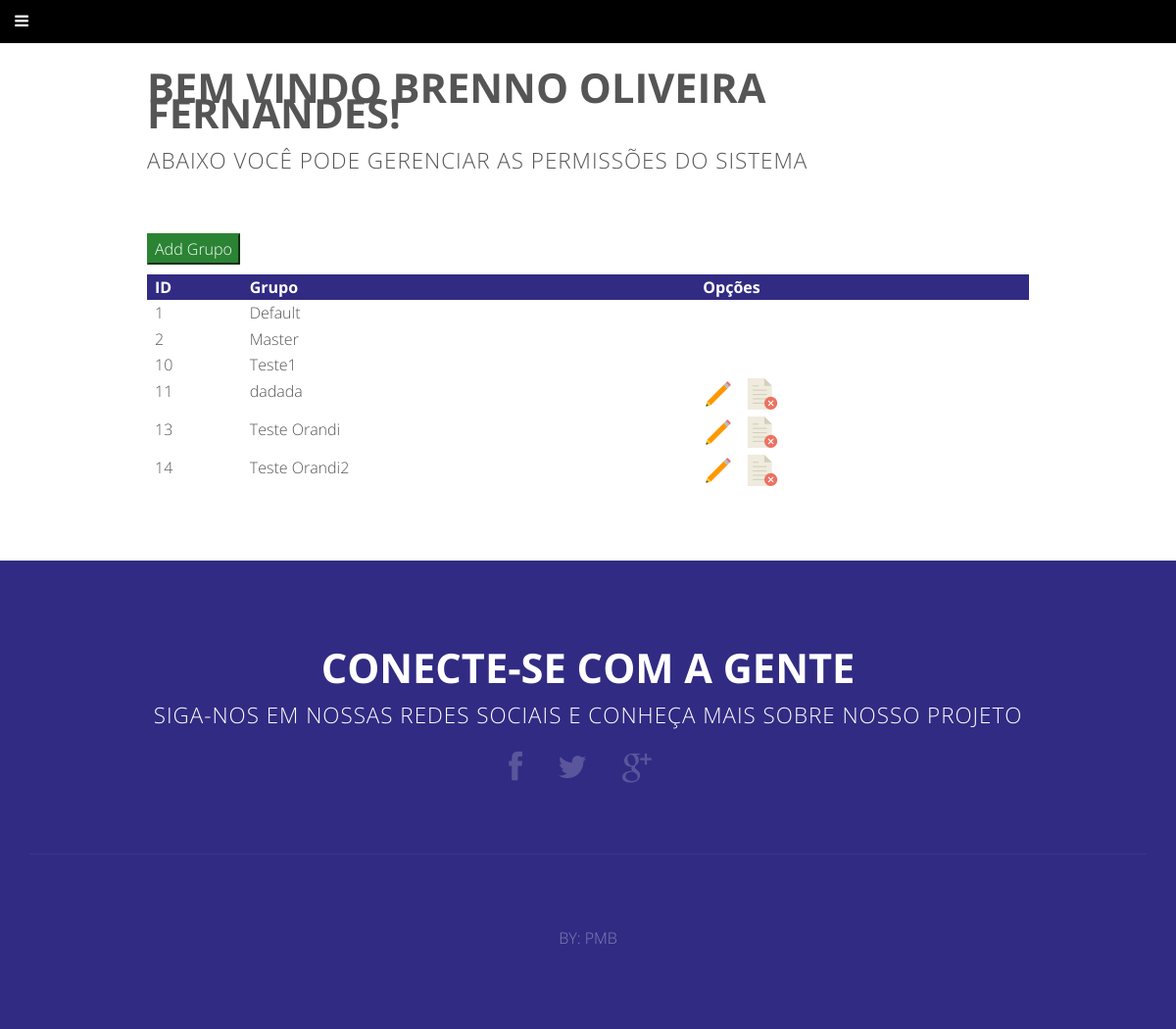
The app's page /projeto_inse/gerenciar_permiss.php (signed in), older data.
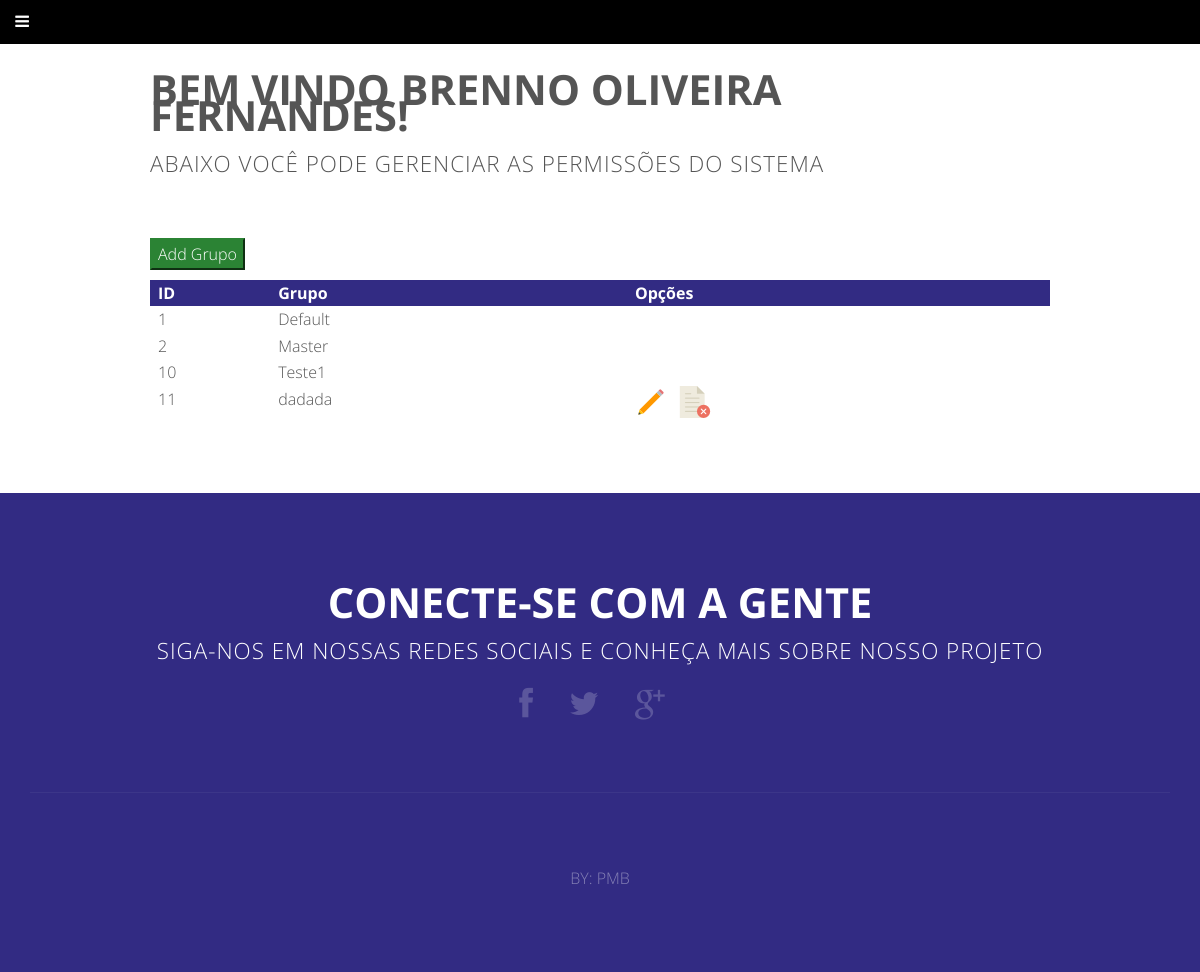
The same page, newer data.
### tables this page shows
CREATE TABLE IF NOT EXISTS `grupo` (
  `id` int(11) NOT NULL AUTO_INCREMENT,
  `grupo` varchar(45) NOT NULL,
  `empresa` int(11) NOT NULL,
  PRIMARY KEY (`id`),
  KEY `empresa_grupo` (`empresa`)
);

### projeto_inse/gerenciar_permiss.php (the view, shortened to what this page needs)
<?php include("includes/header.php");?>
<div id="main" class="wrapper style4">
				<div id="content" class="container2 medium">
					<section>
						<header class="major">
							<h2>Bem vindo <?php echo $_SESSION['nomefantasia'] ?>!</h2>
							<span class="byline">Abaixo você pode gerenciar as permissões do sistema</span>
						</header>
									<form action="register_permissons.php" method="">
										<button type="submit" name="" style="margin-bottom: 10px; border-color: #2B8334;color: white;background: #2B8334;">Add Grupo</button>
									</form>
									<?php
										$default = 0;
										$db = mysqli_connect('localhost', 'root', '', 'inse');
										$stmt = mysqli_prepare($db, "SELECT  * from grupo WHERE empresa = ? OR empresa = ?");
										mysqli_stmt_bind_param($stmt, "ii", $_SESSION['idempresa'], $default);
										mysqli_stmt_execute($stmt);
										$result = mysqli_stmt_get_result($stmt);
									?>
									<table class="table table-bordered"  id="dataTable" width="100%" cellspacing="0">
										<thead>
										  <tr style="background-color: #322B83; color: white;">
											<th>ID</th>
											<th>Grupo</th>
											<th></th>
											<th></th>
											<th>Opções</th>
											<th></th>
										  </tr>
										</thead>
										<tbody>
											<?php
											while($row = mysqli_fetch_array($result)){
											?>
												<tr>
												<td><?php echo $row['id'];?></td>
												<td><?php echo $row['grupo'];?></td>
												<td></td>
												<td></td>
													<?php if ($row['empresa'] != 0){?>
														<td>
														<a href="permissao.php?idgrupo=<?php echo $row['id']?>"><input type="image" title="Alterar Grupo" alt="Alterar Grupo" src="images/edit.png"></a>
														&nbsp&nbsp<input type="image" title="Remover Grupo" alt="Remover Grupo" class="removerGrupo" src="images/delete.png" id="<?php echo $row['id']?>"></input>
													</td>
													<td>
													</td>
												  </tr>
												  <?php
												  }
												  ?>
										  <?php
										  }
										  ?>
									    </tbody>
								    </table>
					</section>
							</div>
</div>
<?php  include("includes/footer.php");?>

Row changes from the older to the newer data that the page shows:
removed grupo: id "13", grupo "Teste Orandi"
removed grupo: id "14", grupo "Teste Orandi2"
